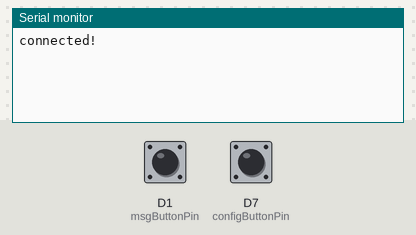
The sketch below on a simulated ESP8266 (NodeMCU). Shown: the last lines printed to the serial monitor. Inputs (shaded band) come from the test bench; at power-on: D1 (msgButtonPin) HIGH, D7 (configButtonPin) HIGH. WiFi joins after 1.5 s; servers stay silent unless stated; the local clock reads 2024-03-15 10:24:30 at power-on unless the sketch sets it.

Above: at 2.7 s.
2.8 s: D1 (msgButtonPin) pulled LOW for 0.15 s
At 3.6 s:
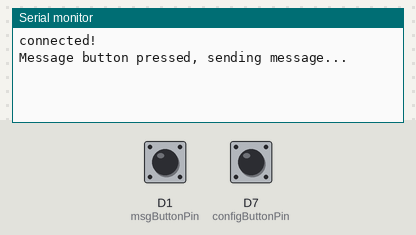
4.4 s: D7 (configButtonPin) pulled LOW for 0.15 s
At 4.8 s:
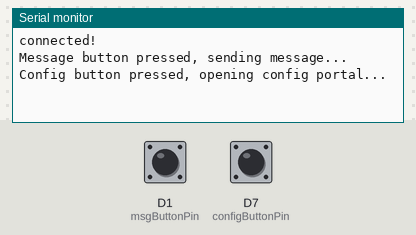

The sketch:

DunkPotty.ino
```cpp
/*
  Project Name: Dunk Potty
  Description: A button press triggers a Telegram bot, which sends a predefined message to a specified chat.

  Author: Elizabeth Wang
  Date: November 22, 2024
  Version: 2.0

  Notes:
    - definitions.h: Define BOT_TOKEN and CHAT_ID
    - APs are accessible if 1) module can't connect to any of the saved connections or 2) the AP config button is pressed
      - Once connected to the AP, use a browser to open the gateway IP 192.168.4.1, configure wifi, save, and it should reboot and connect to the new AP credentials.
*/


#include <ESP8266WiFi.h>
#include <WiFiClientSecure.h>
#include <UniversalTelegramBot.h>
#include <WiFiManager.h>          //https://github.com/tzapu/WiFiManager WiFi Configuration Magic
#include <ArduinoJson.h>
#include "definitions.h"

// Initialize WiFi client
X509List cert(TELEGRAM_CERTIFICATE_ROOT);
WiFiClientSecure secured_client;
UniversalTelegramBot bot(BOT_TOKEN, secured_client);
WiFiManager wifiManager;

// GPIO pin for the msg button
const int msgButtonPin = D1;
const int configButtonPin = D7;
bool lastMsgButtonState = HIGH;
bool lastConfigButtonState = HIGH;
int TIMEOUT = 120; // seconds before config portal times out

void setup() {
  WiFi.mode(WIFI_STA); // explicitly set mode, ESP defaults to STA+AP
  Serial.begin(115200);
  // Configure the button pins
  pinMode(msgButtonPin, INPUT_PULLUP);
  pinMode(configButtonPin, INPUT_PULLUP);
  secured_client.setTrustAnchors(&cert); // Add root certificate for api.telegram.org
  configTime(0, 0, "pool.ntp.org"); // get UTC time via NTP
  wifiManager.setConfigPortalTimeout(TIMEOUT);

  bool res;
  // Attempts to auto-connect to a saved Access Point, otherwise opens an AP with the below credentials.
  res = wifiManager.autoConnect("DunkPottyAP", "GottaPotty!");
  if(!res) {
        Serial.println("Failed to connect");
        ESP.deepSleep(0);
    }
    else {
        Serial.println("connected!");
    }
}

void loop() {
  // Message Button
  bool msgButtonState = digitalRead(msgButtonPin);
  if (msgButtonState == LOW && lastMsgButtonState == HIGH) { // Button pressed
    Serial.println("Message button pressed, sending message...");
    bot.sendMessage(CHAT_ID, "Gotta potty!", "");
  }
  lastMsgButtonState = msgButtonState;

  // Config Button
  bool configButtonState = digitalRead(configButtonPin);
  if (configButtonState == LOW && lastConfigButtonState == HIGH) { // Button pressed
    Serial.println("Config button pressed, opening config portal...");
    wifiManager.setConfigPortalTimeout(TIMEOUT);
    wifiManager.startConfigPortal("DunkConfigPortal", "GottaPotty!");
  }
  lastConfigButtonState = configButtonState;

  delay(100); // Short delay to debounce the buttons
}
```

definitions.h
```cpp
// definitions.h
// This file is simply a template. Once filled out, it contains sensitive information! Do not share with others once personal information has been defined.
#pragma once

// Telegram BOT Token (Get from Botfather)
#define BOT_TOKEN "INSERT BOT TOKEN HERE"
// Chat ID to send the message to (get this from Telegram by messaging the bot and checking updates)
#define CHAT_ID "INSERT CHAT ID HERE"
```

Measured:
- after the input at 2.8 s, the serial monitor: prints a new line at once (image 1)
- after the input at 4.4 s, the serial monitor: prints a new line at once (image 2)
